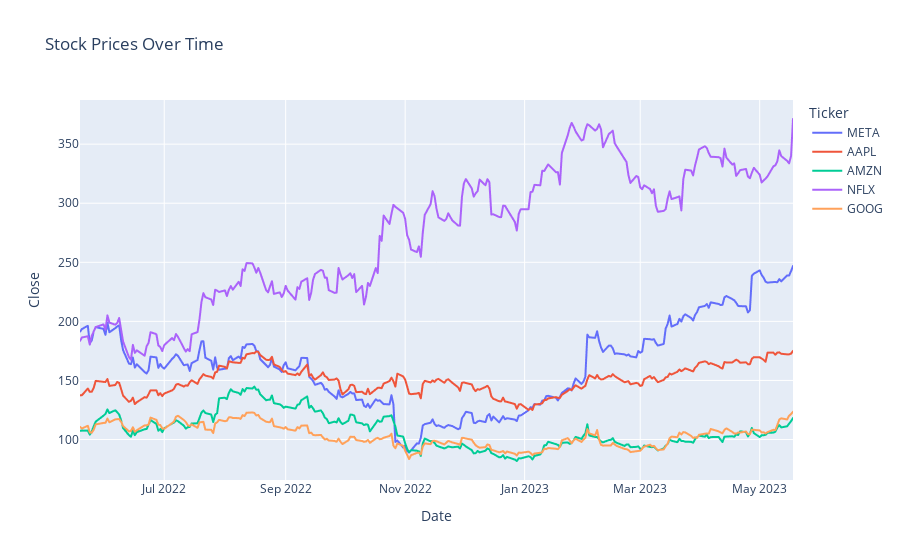

The cell this chart's notebook holds for it:
### Code cell
fig = px.line(df, x=df.index, y='Close', color='Ticker', title='Stock Prices Over Time')
fig.show();

### Figure 1 — Plotly figure (JSON) as saved in the notebook; plotly's stock layout.template omitted (floating-point values rounded to 4 significant figures; data arrays with more than 128 entries replaced by an {"elided": "..."} marker saying what was removed)
{"data": [{"hovertemplate": "Ticker=META<br>Date=%{x}<br>Close=%{y}<extra></extra>", "legendgroup": "META", "line": {"color": "#636efa", "dash": "solid"}, "mode": "lines", "name": "META", "showlegend": true, "type": "scattergl", "x": {"elided": "251 str values"}, "xaxis": "x", "y": {"elided": "251 float values"}, "yaxis": "y"}, {"hovertemplate": "Ticker=AAPL<br>Date=%{x}<br>Close=%{y}<extra></extra>", "legendgroup": "AAPL", "line": {"color": "#EF553B", "dash": "solid"}, "mode": "lines", "name": "AAPL", "showlegend": true, "type": "scattergl", "x": {"elided": "251 str values"}, "xaxis": "x", "y": {"elided": "251 float values"}, "yaxis": "y"}, {"hovertemplate": "Ticker=AMZN<br>Date=%{x}<br>Close=%{y}<extra></extra>", "legendgroup": "AMZN", "line": {"color": "#00cc96", "dash": "solid"}, "mode": "lines", "name": "AMZN", "showlegend": true, "type": "scattergl", "x": {"elided": "251 str values"}, "xaxis": "x", "y": {"elided": "251 float values"}, "yaxis": "y"}, {"hovertemplate": "Ticker=NFLX<br>Date=%{x}<br>Close=%{y}<extra></extra>", "legendgroup": "NFLX", "line": {"color": "#ab63fa", "dash": "solid"}, "mode": "lines", "name": "NFLX", "showlegend": true, "type": "scattergl", "x": {"elided": "251 str values"}, "xaxis": "x", "y": {"elided": "251 float values"}, "yaxis": "y"}, {"hovertemplate": "Ticker=GOOG<br>Date=%{x}<br>Close=%{y}<extra></extra>", "legendgroup": "GOOG", "line": {"color": "#FFA15A", "dash": "solid"}, "mode": "lines", "name": "GOOG", "showlegend": true, "type": "scattergl", "x": {"elided": "251 str values"}, "xaxis": "x", "y": {"elided": "251 float values"}, "yaxis": "y"}], "layout": {"legend": {"title": {"text": "Ticker"}, "tracegroupgap": 0}, "title": {"text": "Stock Prices Over Time"}, "xaxis": {"anchor": "y", "domain": [0, 1], "title": {"text": "Date"}}, "yaxis": {"anchor": "x", "domain": [0, 1], "title": {"text": "Close"}}}}
